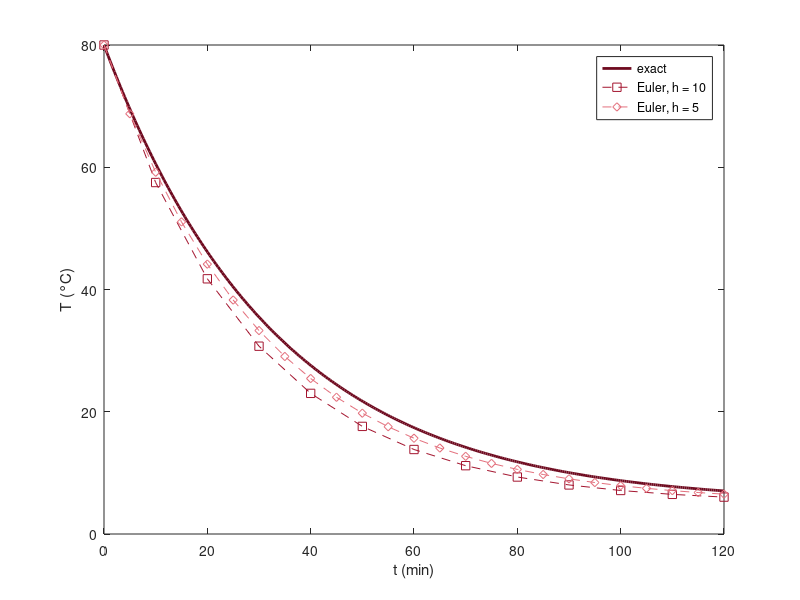

Source code (MATLAB):
% Fig. 3.21: Euler's method for cooling with different step sizes (book, Section 3.4, Eq. 3.26)
% dT/dt = 0.03 (5 - T), T(0) = 80; Euler with h = 10 and h = 5 compared with the exact solution
% (c) 2026 Philipp Kügler · Program for the book "Dynamical Systems in the Life Sciences" · MIT License (see LICENSE)
k = 0.03; Tu = 5; T0 = 80;
exakt = @(t) Tu + (T0 - Tu) * exp(-k * t);
tt = linspace(0, 120, 300);
plot(tt, exakt(tt), 'Color', [0.43 0.04 0.12], 'LineWidth', 2, 'DisplayName', 'exact'); hold on
farben = [0.64 0.08 0.18; 0.89 0.44 0.49]; marker = 'sd'; hs = [10 5];
for i = 1:2
    h = hs(i); N = 120 / h;
    t = h * (0:N); T = zeros(1, N + 1); T(1) = T0;
    for n = 1:N
        T(n + 1) = T(n) + h * k * (Tu - T(n));
    end
    plot(t, T, ['--' marker(i)], 'Color', farben(i, :), 'MarkerSize', 6, 'DisplayName', sprintf('Euler, h = %d', h));
    fprintf('h = %2d: T(60) ≈ %.3f,  error %.3f\n', h, T(60 / h + 1), abs(T(60 / h + 1) - exakt(60)));
end
hold off
xlabel('t (min)'); ylabel('T (°C)'); legend('show');
